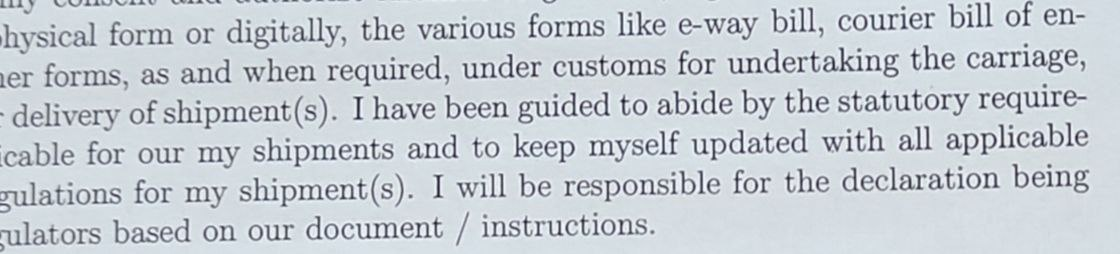
#> input picture COL783/A4/LOCAL/Testcases/q1_text.jpg, 1120 x 254 px
$ python q1_local.py
#> lines starting #> are read from the running program, lines starting #| are printed output that depends on the picture; after the words box and inside, x2 and y2 are one past the last pixel; in counts of white or black regions, pixels touching at a corner belong together
import numpy as np
from PIL import Image
import os
def custom_erosion(image, se):
    image = image.astype(np.uint8)
    se = se.astype(np.uint8)
    output = np.zeros_like(image)
    se_h, se_w = se.shape
    cen_y = se_h // 2
    cen_x = se_w // 2
    padded = np.pad(image, ((cen_y, cen_y), (cen_x, cen_x)), mode='constant', constant_values=0)
    for y in range(image.shape[0]):
        for x in range(image.shape[1]):
            neigh = padded[y:y+se_h, x:x+se_w]
            masked = neigh * se
            if np.all(masked == se):
                output[y, x] = 1
    return output
def custom_dilation(image, se):
    image = image.astype(np.uint8)
    se = se.astype(np.uint8)
    se = np.flip(se)
    output = np.zeros_like(image)
    se_h, se_w = se.shape
    cen_y = se_h // 2
    cen_x = se_w // 2
    padded = np.pad(image, ((cen_y, cen_y), (cen_x, cen_x)), mode='constant', constant_values=0)
    for y in range(image.shape[0]):
        for x in range(image.shape[1]):
            neigh = padded[y:y+se_h, x:x+se_w]
            masked = neigh * se
            if np.any(masked > 0):
                output[y, x] = 1
    return output
def custom_opening(image, se):
    eroded = custom_erosion(image, se)
    opened = custom_dilation(eroded, se)
    return opened
def custom_closing(image, se):
    dilated = custom_dilation(image, se)
    closed = custom_erosion(dilated, se)
    return closed
def create_disk_se(radius):
    y, x = np.ogrid[-radius:radius+1, -radius:radius+1]
    disk = x**2 + y**2 <= radius**2
    return disk.astype(np.uint8)
def hit_or_miss(image, se1, se2):
    eroded_fg = custom_erosion(image, se1)
    eroded_bg = custom_erosion(1 - image, se2)
    result = eroded_fg * eroded_bg
    return result
def create_rgb_overlay(original, detected):
    rgb = np.zeros((*original.shape, 3), dtype=np.uint8)
    rgb[:, :, 0] = original * 255
    rgb[:, :, 1] = detected * 255
    rgb[:, :, 2] = detected * 255
    return rgb
def save_image(image, path):
    if len(image.shape) == 2:
        img = Image.fromarray((image * 255).astype(np.uint8))
    else:
        img = Image.fromarray(image.astype(np.uint8))
    img.save(path)
    print(f"Saved: {path}")
def main():
    """Main function to execute all parts of the assignment."""
    os.makedirs('./Q1_Output', exist_ok=True)
    os.makedirs('./Q1_Output/PartA', exist_ok=True)
    os.makedirs('./Q1_Output/PartB', exist_ok=True)
    os.makedirs('./Q1_Output/PartC', exist_ok=True)
    os.makedirs('./Q1_Output/PartD', exist_ok=True)
    print("=" * 50)
    print("======Part-A processing...======")
    print("=" * 50)
    text_img = Image.open('../Testcases/q1_text.jpg').convert('L')
    text_array = np.array(text_img)
    print(f"Loaded text image: shape {text_array.shape}")
#| Loaded text image: shape (254, 1120)
    threshold = 128
    A = (text_array < threshold).astype(np.uint8)
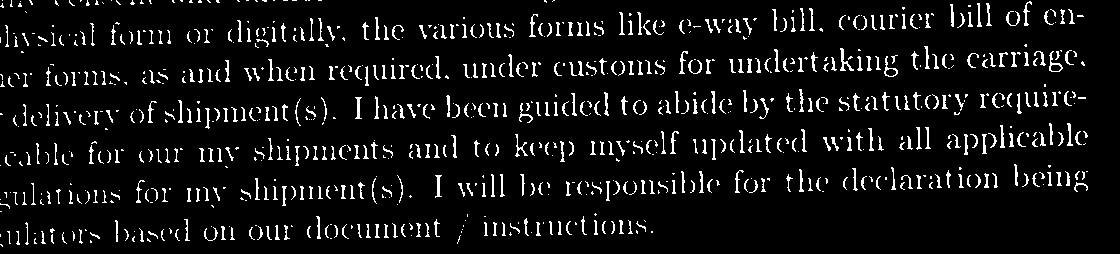
#> A: shape (254, 1120); values 0 (black) and 1 (white), 7.1% white in thin lines or dots
    print(f"Binary image A created: {A.shape}, white pixels: {np.sum(A)}")
#| Binary image A created: (254, 1120), white pixels: 20209
    save_image(A, './Q1_Output/PartA/binary_image_A.png')
#> in save_image, `img = Image.fromarray((image * 255).astype(np.uint8))`: img: PIL image 1120x254 L; 7.1% white in thin lines or dots
    disk_radius = 3
    disk_se = create_disk_se(disk_radius)
    print(f"Created disk SE with radius {disk_radius}: shape {disk_se.shape}")
    save_image(disk_se, './Q1_Output/PartA/disk_se.png')
    print("Performing dilation...")
    A_dilated = custom_dilation(A, disk_se)
#> in custom_dilation, `padded = np.pad(image, ((cen_y, cen_y), (cen_x, cen_x)), mode='constan..`:
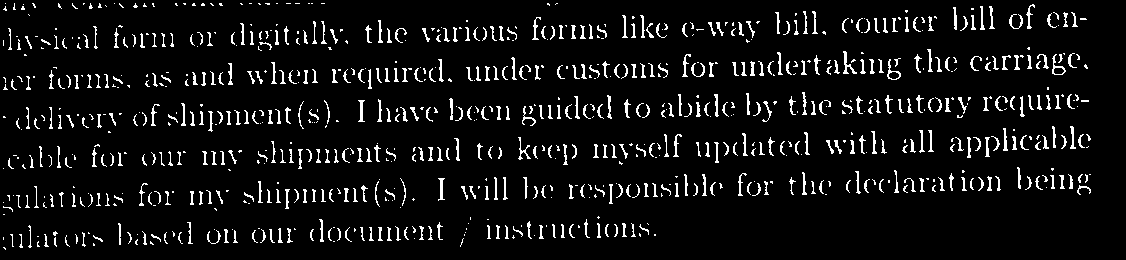
#> padded: shape (260, 1126); values 0 (black) and 1 (white), 6.9% white in thin lines or dots
#> after the loop in custom_dilation, `for y in range(image.shape[0]):`:
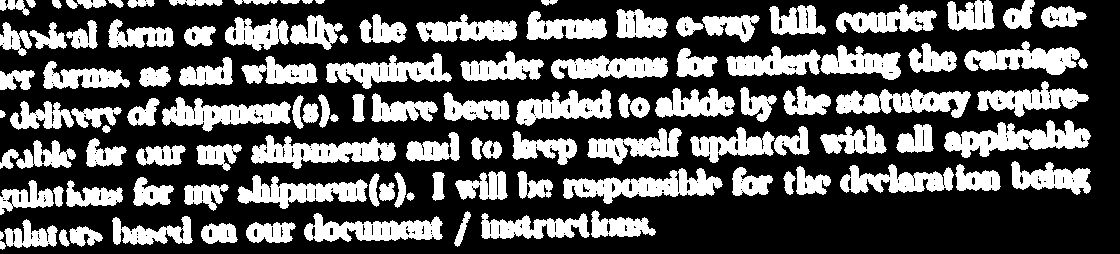
#> output: shape (254, 1120); values 0 (black) and 1 (white), 34% white; 115 white regions, largest, box (x1, y1, x2, y2) and area: (944, 120, 1091, 158) 2860, (563, 168, 723, 204) 2754, (251, 135, 396, 169) 2596
    save_image(A_dilated, './Q1_Output/PartA/A_dilated.png')
    print(f"Dilation complete: white pixels = {np.sum(A_dilated)}")
#| Dilation complete: white pixels = 96782
    print("Performing closing...")
    A_closed = custom_closing(A, disk_se)
#> in custom_erosion, `padded = np.pad(image, ((cen_y, cen_y), (cen_x, cen_x)), mode='constan..`:
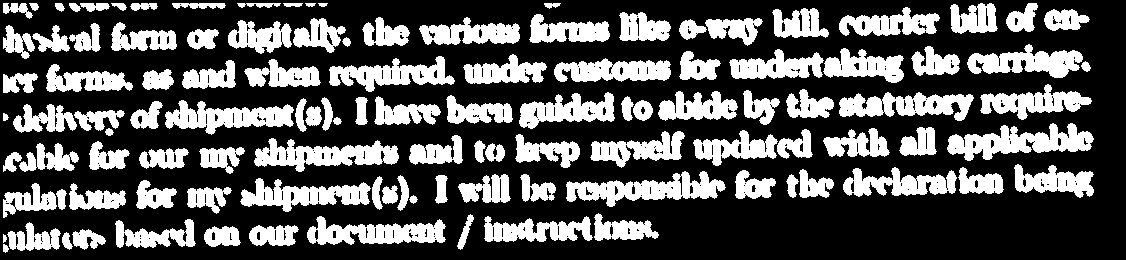
#> padded: shape (260, 1126); values 0 (black) and 1 (white), 33.1% white; 115 white regions, largest, box (x1, y1, x2, y2) and area: (947, 123, 1094, 161) 2860, (566, 171, 726, 207) 2754, (254, 138, 399, 172) 2596
#> after the loop in custom_erosion, `for y in range(image.shape[0]):`:
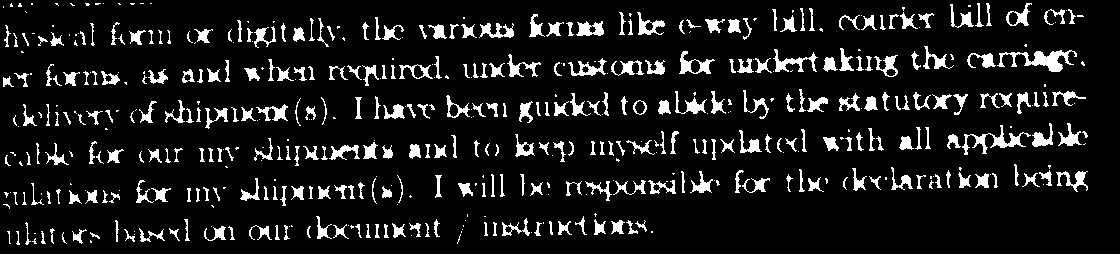
#> output: shape (254, 1120); values 0 (black) and 1 (white), 10.3% white; 504 white regions (175 under 20 px), largest, box (x1, y1, x2, y2) and area: (997, 50, 1077, 72) 694, (962, 125, 1031, 155) 516, (773, 49, 818, 72) 340
    save_image(A_closed, './Q1_Output/PartA/A_closed.png')
    print(f"Closing complete: white pixels = {np.sum(A_closed)}")
#| Closing complete: white pixels = 29178
    print("\nPart A completed successfully!")
    print("\n" + "=" * 50)
    print("======Part-B processing...======")
    print("=" * 50)
#> (the run stopped early here; a loop or call above may not have finished)
